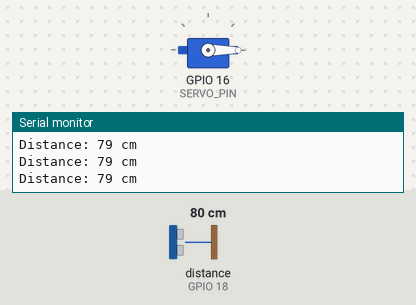
The sketch below on a simulated ESP32-S3. Shown: servo, the last lines printed to the serial monitor. Wiring (inferred from the names in the program): ultrasonic range finder: trigger GPIO 5; echo GPIO 18. The test bench sets the inputs (shaded band); at power-on: distance to the obstacle (sensor on GPIO 18) 80 cm. The echo pulse lasts 58.3 µs per cm.

Above: at 1.2 s.
1.3 s: distance to the obstacle (sensor on GPIO 18) set to 2 cm
At 2.5 s:
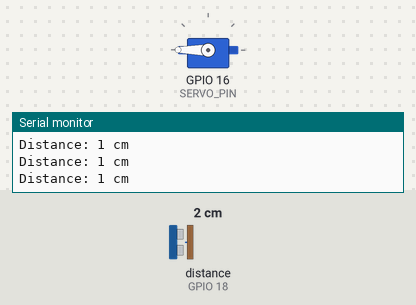
2.8 s: distance to the obstacle (sensor on GPIO 18) set to 4 cm
At 4.0 s:
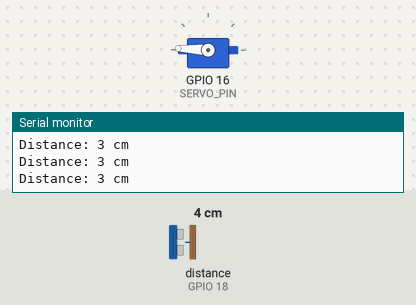
4.3 s: distance to the obstacle (sensor on GPIO 18) set to 9 cm
At 5.5 s:
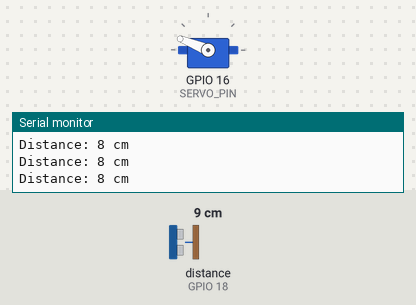
5.8 s: distance to the obstacle (sensor on GPIO 18) set to 18 cm
At 6.2 s:
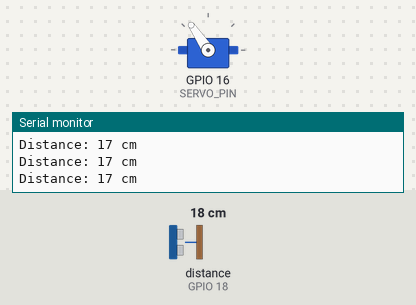
7.3 s: distance to the obstacle (sensor on GPIO 18) set to 35 cm
At 8.3 s:
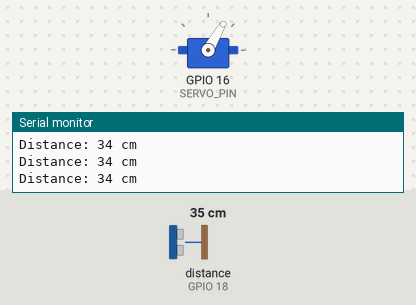
8.8 s: distance to the obstacle (sensor on GPIO 18) set to 60 cm
At 9.7 s:
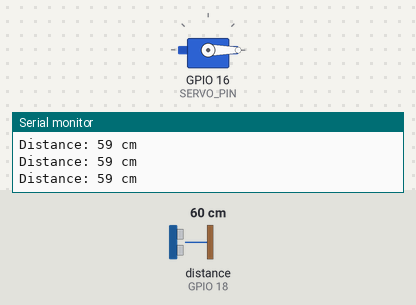
Timing chart, 0 to 11.3 s (numbered marks = the images above; inputs shaded):
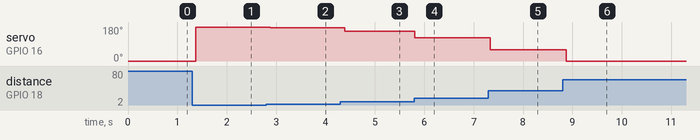

Measured:
- after the input at 1.3 s, servo on GPIO 16 (SERVO_PIN): 0° → 180° after 0.07 s
- after the input at 2.8 s, servo on GPIO 16 (SERVO_PIN): 180° → 177° after 0.08 s
- after the input at 4.3 s, servo on GPIO 16 (SERVO_PIN): 177° → 158° after 0.09 s
- after the input at 5.8 s, servo on GPIO 16 (SERVO_PIN): 158° → 124° at once
- after the input at 7.3 s, servo on GPIO 16 (SERVO_PIN): 124° → 60° at once
- after the input at 8.8 s, servo on GPIO 16 (SERVO_PIN): 60° → 0° after 0.07 s

The sketch:

ESP32_HC-SR04_Servo.ino
```cpp
#include <Arduino.h>
#include <ESP32Servo.h>  // Use ESP32-compatible servo library

#define TRIG_PIN 5
#define ECHO_PIN 18
#define SERVO_PIN 16

Servo myServo;

void setup() {
  Serial.begin(115200);
  pinMode(TRIG_PIN, OUTPUT);
  pinMode(ECHO_PIN, INPUT);

  myServo.attach(SERVO_PIN); // Attach servo to the ESP32-S3
}

long getDistance() {
  digitalWrite(TRIG_PIN, LOW);
  delayMicroseconds(2);
  digitalWrite(TRIG_PIN, HIGH);
  delayMicroseconds(10);
  digitalWrite(TRIG_PIN, LOW);

  long duration = pulseIn(ECHO_PIN, HIGH);
  long distance = duration * 0.034 / 2;
  return distance;
}

void loop() {
  long distance = getDistance();
  Serial.print("Distance: ");
  Serial.print(distance);
  Serial.println(" cm");

  if (distance > 50) distance = 50;
  if (distance < 2) distance = 2;

  int servoAngle = map(distance, 2, 50, 180, 0);
  myServo.write(servoAngle);

  delay(100);
}
```
